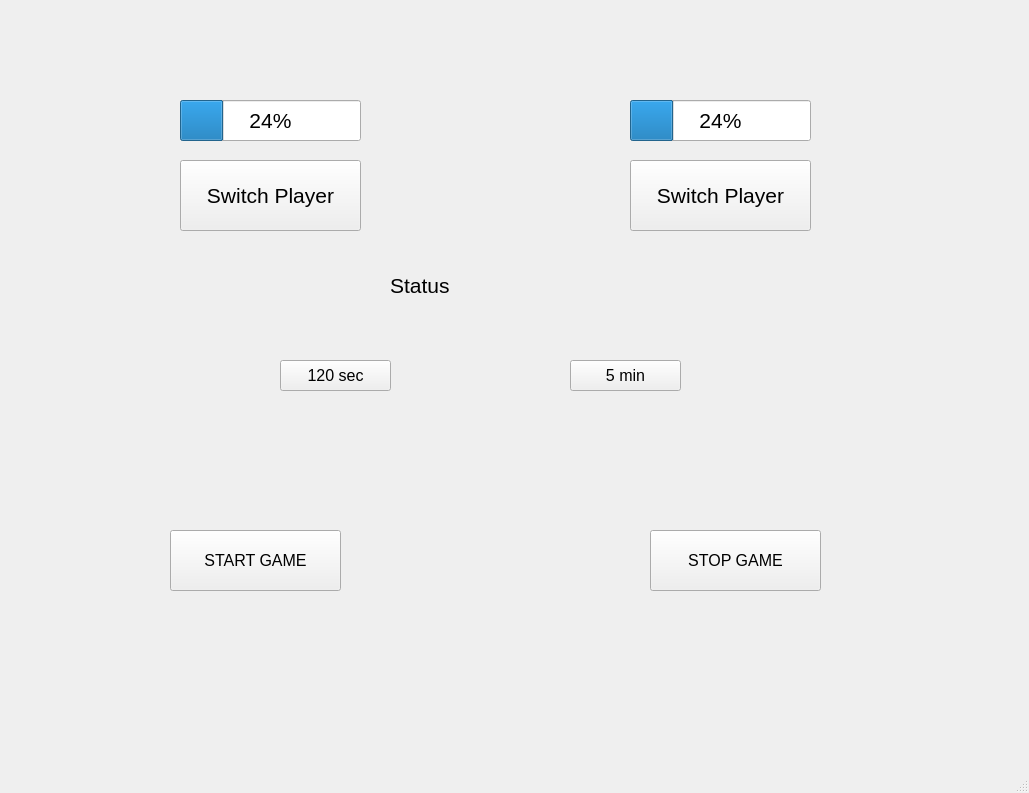
<?xml version="1.0" encoding="UTF-8"?>
<ui version="4.0">
 <class>MainWindow</class>
 <widget class="QMainWindow" name="MainWindow">
  <property name="geometry">
   <rect>
    <x>0</x>
    <y>0</y>
    <width>1029</width>
    <height>793</height>
   </rect>
  </property>
  <property name="font">
   <font>
    <pointsize>16</pointsize>
   </font>
  </property>
  <property name="windowTitle">
   <string>MainWindow</string>
  </property>
  <widget class="QWidget" name="centralwidget">
   <widget class="QPushButton" name="btnSwitch1">
    <property name="geometry">
     <rect>
      <x>180</x>
      <y>160</y>
      <width>181</width>
      <height>71</height>
     </rect>
    </property>
    <property name="text">
     <string>Switch Player</string>
    </property>
   </widget>
   <widget class="QProgressBar" name="progB1">
    <property name="geometry">
     <rect>
      <x>180</x>
      <y>100</y>
      <width>181</width>
      <height>41</height>
     </rect>
    </property>
    <property name="value">
     <number>24</number>
    </property>
   </widget>
   <widget class="QLabel" name="labelGameStatus">
    <property name="geometry">
     <rect>
      <x>390</x>
      <y>260</y>
      <width>211</width>
      <height>51</height>
     </rect>
    </property>
    <property name="text">
     <string>Status</string>
    </property>
   </widget>
   <widget class="QPushButton" name="btnSwitch2">
    <property name="geometry">
     <rect>
      <x>630</x>
      <y>160</y>
      <width>181</width>
      <height>71</height>
     </rect>
    </property>
    <property name="text">
     <string>Switch Player</string>
    </property>
   </widget>
   <widget class="QProgressBar" name="progB2">
    <property name="geometry">
     <rect>
      <x>630</x>
      <y>100</y>
      <width>181</width>
      <height>41</height>
     </rect>
    </property>
    <property name="value">
     <number>24</number>
    </property>
   </widget>
   <widget class="QPushButton" name="btnTime120s">
    <property name="geometry">
     <rect>
      <x>280</x>
      <y>360</y>
      <width>111</width>
      <height>31</height>
     </rect>
    </property>
    <property name="font">
     <font>
      <pointsize>12</pointsize>
     </font>
    </property>
    <property name="text">
     <string>120 sec</string>
    </property>
   </widget>
   <widget class="QPushButton" name="btnTimer5min">
    <property name="geometry">
     <rect>
      <x>570</x>
      <y>360</y>
      <width>111</width>
      <height>31</height>
     </rect>
    </property>
    <property name="font">
     <font>
      <pointsize>12</pointsize>
     </font>
    </property>
    <property name="text">
     <string>5 min</string>
    </property>
   </widget>
   <widget class="QPushButton" name="btnStart">
    <property name="geometry">
     <rect>
      <x>170</x>
      <y>530</y>
      <width>171</width>
      <height>61</height>
     </rect>
    </property>
    <property name="font">
     <font>
      <pointsize>12</pointsize>
     </font>
    </property>
    <property name="text">
     <string>START GAME</string>
    </property>
   </widget>
   <widget class="QPushButton" name="btnStop">
    <property name="geometry">
     <rect>
      <x>650</x>
      <y>530</y>
      <width>171</width>
      <height>61</height>
     </rect>
    </property>
    <property name="font">
     <font>
      <pointsize>12</pointsize>
     </font>
    </property>
    <property name="text">
     <string>STOP GAME</string>
    </property>
   </widget>
  </widget>
  <widget class="QMenuBar" name="menubar">
   <property name="geometry">
    <rect>
     <x>0</x>
     <y>0</y>
     <width>1029</width>
     <height>41</height>
    </rect>
   </property>
  </widget>
  <widget class="QStatusBar" name="statusbar"/>
 </widget>
 <resources/>
 <connections/>
</ui>
